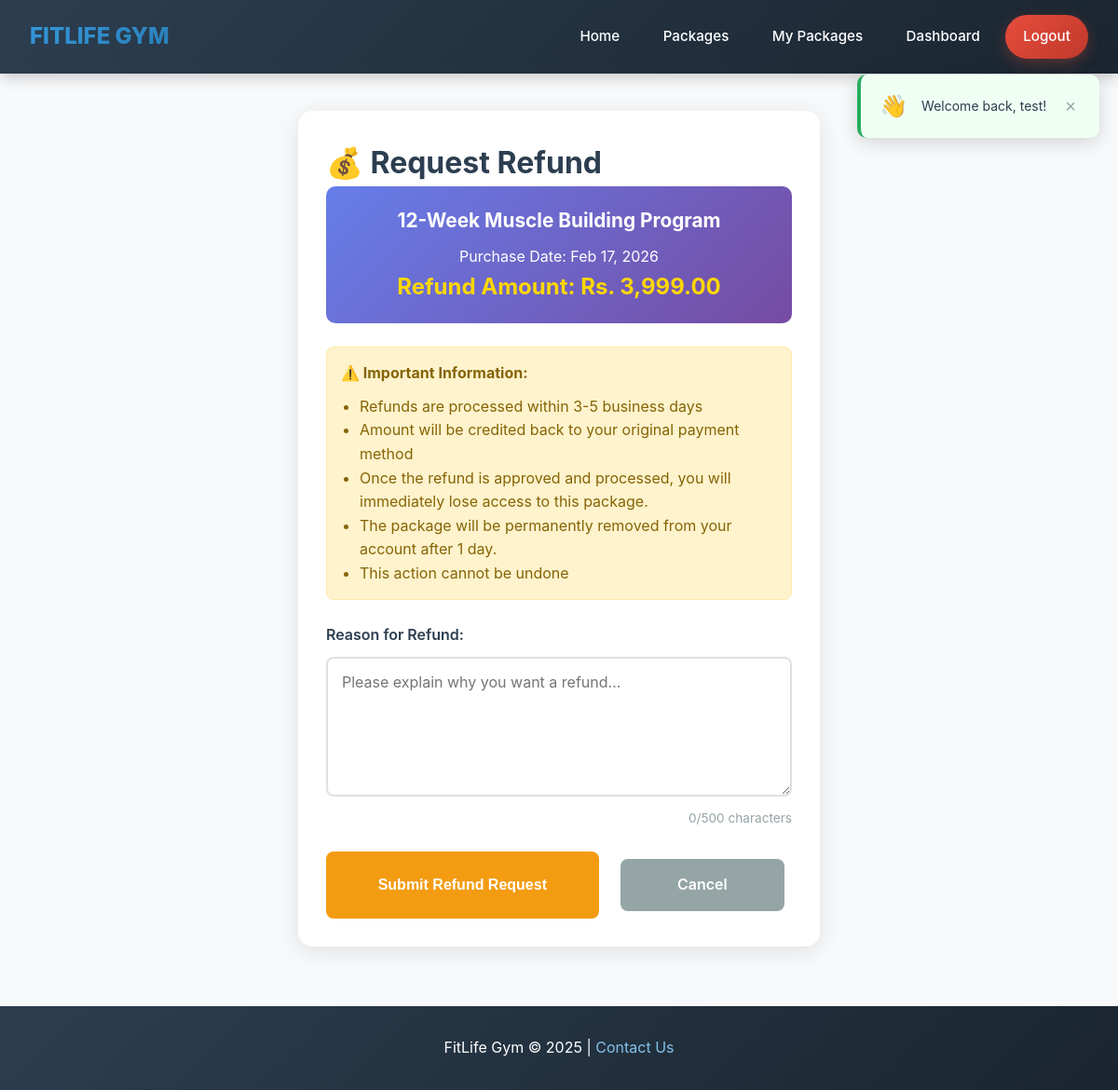
Screenshot of /user/request-refund.php?id=29 (signed in) with the database file from the repository.
### tables this page shows
CREATE TABLE `purchases` (
  `id` int(11) NOT NULL,
  `user_id` int(11) NOT NULL,
  `package_id` int(11) NOT NULL,
  `purchase_date` timestamp NOT NULL DEFAULT current_timestamp(),
  `amount` decimal(10,2) NOT NULL,
  `transaction_id` varchar(100) DEFAULT NULL,
  `payment_method` varchar(50) DEFAULT 'khalti',
  `status` enum('pending','completed') DEFAULT 'completed',
  `payment_status` enum('pending','completed','failed') DEFAULT 'pending',
  `is_active` tinyint(1) DEFAULT 1,
  `deleted_at` timestamp NULL DEFAULT NULL,
  `completed_at` timestamp NULL DEFAULT NULL,
  `completed_workouts` int(11) DEFAULT 0,
  `total_workouts` int(11) DEFAULT 30,
  `last_workout_date` date DEFAULT NULL,
  `refund_requested` tinyint(1) DEFAULT 0,
  `refund_request_date` datetime DEFAULT NULL,
  `refund_approved` tinyint(1) DEFAULT 0,
  `refund_approved_date` datetime DEFAULT NULL,
  `refund_approved_by` int(11) DEFAULT NULL,
  `refund_amount` decimal(10,2) DEFAULT NULL,
  `refund_status` enum('pending','approved','rejected','processed') DEFAULT NULL,
  `refund_method` varchar(50) DEFAULT 'original',
  `refund_transaction_id` varchar(100) DEFAULT NULL,
  `refund_notes` text DEFAULT NULL
);

CREATE TABLE `packages` (
  `id` int(11) NOT NULL,
  `name` varchar(255) NOT NULL,
  `description` text DEFAULT NULL,
  `short_description` varchar(1000) DEFAULT NULL,
  `price` decimal(10,2) NOT NULL,
  `duration` varchar(100) DEFAULT NULL,
  `category` varchar(50) DEFAULT NULL,
  `image` varchar(255) DEFAULT NULL,
  `created_by` int(11) NOT NULL,
  `created_at` timestamp NOT NULL DEFAULT current_timestamp()
);

### user/request-refund.php (the view, shortened to what this page needs)
<?php
require_once '../includes/database.php';
$purchase_id = filter_input(INPUT_GET, 'id', FILTER_VALIDATE_INT);
$user_id = $_SESSION['user_id'];
$stmt = $pdo->prepare("
    SELECT pur.*, p.name as package_name, p.price
    FROM purchases pur
    JOIN packages p ON pur.package_id = p.id
    WHERE pur.id = ? AND pur.user_id = ?
");
$stmt->execute([$purchase_id, $user_id]);
$purchase = $stmt->fetch();
$errors = [];
?>
<!DOCTYPE html>
<html>
<head>
    <link rel="stylesheet" href="../css/style.css">
</head>
<body>
    <?php
    include '../includes/navigation.php';
    ?>
    <div class="refund-container">
        <div class="refund-card">
            <h1>💰 Request Refund</h1>
            <div class="package-summary">
                <h3><?php echo htmlspecialchars($purchase['package_name']); ?></h3>
                <p>Purchase Date: <?php echo date('M d, Y', strtotime($purchase['purchase_date'])); ?></p>
                <div class="amount">Refund Amount: Rs. <?php echo number_format($purchase['price'], 2); ?></div>
            </div>
            <div class="warning-box">
                <strong>⚠️ Important Information:</strong>
                <ul>
                    <li>Refunds are processed within 3-5 business days</li>
                    <li>Amount will be credited back to your original payment method</li>
                    <li>Once the refund is approved and processed, you will immediately lose access to this package.</li>
                    <li>The package will be permanently removed from your account after 1 day.</li>
                    <li>This action cannot be undone</li>
                </ul>
            </div>
            <form method="POST" action="">
                <label class="reason-label">Reason for Refund:</label>
                <textarea
                    name="reason"
                    class="reason-input <?php echo isset($errors['reason']) ? 'error' : ''; ?>"
                    placeholder="Please explain why you want a refund..."
                    maxlength="500"
                ><?php echo htmlspecialchars($_POST['reason'] ?? ''); ?></textarea>
                <div class="char-count">
                    <span id="charCount">0</span>/500 characters
                </div>
                <div class="action-buttons">
                    <button type="submit" class="btn-submit">Submit Refund Request</button>
                    <a href="my-packages.php" class="btn-cancel">Cancel</a>
                </div>
            </form>
        </div>
    </div>
    <footer>
        <p>FitLife Gym &copy; 2025 | <a href="../public/about.php#contact">Contact Us</a></p>
    </footer>
</body>
</html>

### css/style.css (style rules this page uses)
:root { --primary:#3498db;--primary-dark:#2980b9;--primary-light:#85c1e9;--secondary:#2c3e50;--secondary-light:#34495e;--accent-green:#27ae60;--accent-blue:#3498db;--accent-gold:#f39c12;--white:#fff;--light:#f8f9fa;--gray:#95a5a6;--dark-gray:#7f8c8d;--gradient-primary:linear-gradient(135deg,#667eea 0%,#764ba2 100%);--gradient-blue:linear-gradient(135deg,#3498db,#2980b9);--gradient-ocean:linear-gradient(135deg,#4facfe 0%,#00f2fe 100%);--gradient-dark:linear-gradient(135deg,#2c3e50 0%,#1a252f 100%);--shadow:0 4px 6px rgba(0,0,0,0.1);--shadow-lg:0 10px 25px rgba(0,0,0,0.15);--shadow-xl:0 20px 40px rgba(0,0,0,0.2);--radius:8px;--radius-lg:12px;--radius-xl:20px;--radius-full:9999px;--transition:0.3s ease }
* { margin:0;padding:0;box-sizing:border-box }
html { scroll-behavior:smooth }
body { font-family:'Inter',-apple-system,sans-serif;line-height:1.6;color:var(--secondary);background:var(--light);overflow-x:hidden }
.btn,.btn-primary,.btn-secondary,.btn-add,.btn-edit,.btn-delete,.btn-confirm,.btn-cancel,.btn-register,.btn-book,.btn-details,.btn-browse,.btn-view,.edit-btn,.delete-btn,.add-btn,.auth-submit,.btn-approve,.btn-reject,.btn-back,.btn-save,.btn-settings,.btn-backup,.pay-btn,.search-btn,.clear-btn { padding:1rem 2.5rem;border:none;border-radius:var(--radius-full);cursor:pointer;font-size:1.1rem;font-weight:600;text-decoration:none;display:inline-block;margin:.5rem;transition:var(--transition);position:relative;overflow:hidden }
.btn-secondary,.btn-cancel,.btn-back { background:transparent;color:var(--white);border:2px solid var(--white) }
.form-actions,.action-buttons { display:flex;gap:1rem;margin-top:2rem;flex-wrap:wrap;justify-content:center }
.package-summary { background:linear-gradient(135deg,#667eea,#764ba2);color:#fff;padding:30px;border-radius:12px;margin-bottom:30px;text-align:center }
footer { background:var(--gradient-dark);color:var(--white);text-align:center;padding:2rem;margin-top:4rem }
footer a { color:#85c1e9;text-decoration:none;transition:var(--transition) }
.btn, .btn-primary, .btn-secondary, .btn-add, .btn-edit, .btn-delete, .btn-confirm, .btn-cancel, .btn-register, .btn-book, .btn-details, .btn-browse, .btn-view, .edit-btn, .delete-btn, .add-btn, .auth-submit, .btn-approve, .btn-reject, .btn-back, .btn-save, .btn-settings, .btn-backup, .pay-btn, .search-btn, .clear-btn { padding: 1rem 2.5rem; border: none; border-radius: var(--radius-full); cursor: pointer; font-size: 1.1rem; font-weight: 600; text-decoration: none; display: inline-block; margin: 0.5rem; transition: var(--transition); position: relative; overflow: hidden; }
.btn-secondary, .btn-cancel, .btn-back { background: transparent; color: var(--white); border: 2px solid var(--white); }
.form-actions, .action-buttons { display: flex; gap: 1rem; margin-top: 2rem; flex-wrap: wrap; justify-content: center; }
.package-summary { background: linear-gradient(135deg, #667eea, #764ba2); color: white; padding: 30px; border-radius: 12px; margin-bottom: 30px; text-align: center; }
footer { background: var(--gradient-dark); color: var(--white); text-align: center; padding: 2rem; margin-top: 4rem; }
footer a { color: #85c1e9; text-decoration: none; transition: var(--transition); }

### rows the page displays
purchases: package.name "12-Week Muscle Building Program", purchase_date "Feb 17, 2026", package.price "3,999.00"

### other values shown
$login_message "Welcome back, test!"
